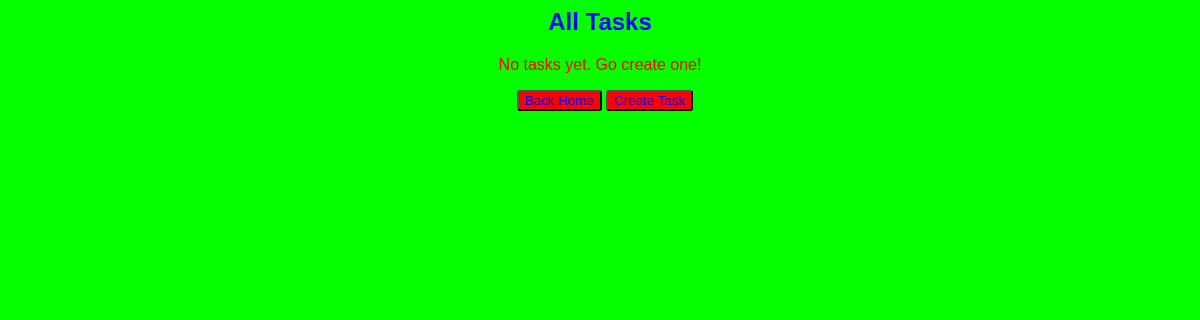
Before: /home/tasks (signed in) with the older database file.
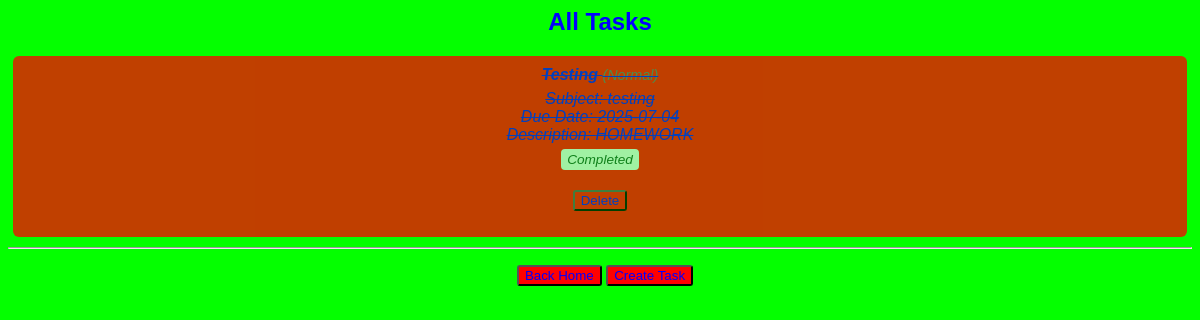
After: the same page with the newer database file.
### models.py (models this page shows)
class Task(db.Model):
    __tablename__ = 'task'
    id = db.Column(db.Integer, primary_key=True)
    name = db.Column(db.String(200), nullable=False)
    type = db.Column(db.String(50), nullable=False)
    subject = db.Column(db.String(100), nullable=True)
    describe = db.Column(db.Text, nullable=True)
    due_date = db.Column(db.DateTime, nullable=True)
    created_at = db.Column(db.DateTime, default=datetime.utcnow)
    completed_at = db.Column(db.DateTime, nullable=True)
    user_id = db.Column(db.Integer, db.ForeignKey('user.id'), nullable=False)

### app.py (the view)
@app.route('/home/tasks')
@login_required
def tasks():
    user_tasks = Task.query.filter_by(owner=current_user).all()
    return render_template('tasks.html', tasks=user_tasks)

### app.py (called while the page is built)
@login_manager.user_loader
def load_user(user_id):
    return User.query.get(int(user_id))

### templates/tasks.html
<head>
    <link rel="stylesheet" type="text/css" href="{{ url_for('static', filename='style.css') }}">
  </head>
  <h2>All Tasks</h2>
  {% if tasks %}
    <ul>
      {% for task in tasks %}
        <li class="task {% if task.completed_at %}task--completed{% endif %}">
          <div class="task__header">
            <strong>{{ task.name }}</strong> <span class="task__type">({{ task.type }})</span>
          </div>
          <div class="task__body">
            Subject: {{ task.subject }}<br>
            {% if task.due_date %}
                Due Date: {{ task.due_date.strftime('%Y-%m-%d') }} <br>
            {% else %}
                Due Date: <em>Not set</em> <br>
            {% endif %}
            Description:
            {% if task.describe.strip() %}
              {{ task.describe }}
            {% else %}
              <em>No Description</em>
            {% endif %}
          </div>
          <div class="task__actions">
            {% if not task.completed_at %}
              <form action="/home/tasks/complete/{{ task.id }}" method="POST">
                <button type="submit" class = "task__actions">Finished</button>
              </form>
            {% else %}
              <span class="task__badge" class = "task__actions">Completed</span>
            {% endif %}
            <form action="/home/tasks/delete/{{ task.id }}" method="POST">
              <button type="submit">Delete</button>
            </form>
          </div>
        </li>
        <hr>
      {% endfor %}
    </ul>
  {% else %}
    <p>No tasks yet. Go create one!</p>
  {% endif %}
  <nav>
    <a href="/home"><button>Back Home</button></a>
    <a href="{{ url_for('create_task') }}"><button>Create Task</button></a>
  </nav>

Changed rows visible on the page:
added Task: name "Testing", type "Normal", subject "testing", due_date "2025-07-04", describe "HOMEWORK", shows "Completed"
Other visible differences:
text no longer shown: "No tasks yet. Go create one!"
